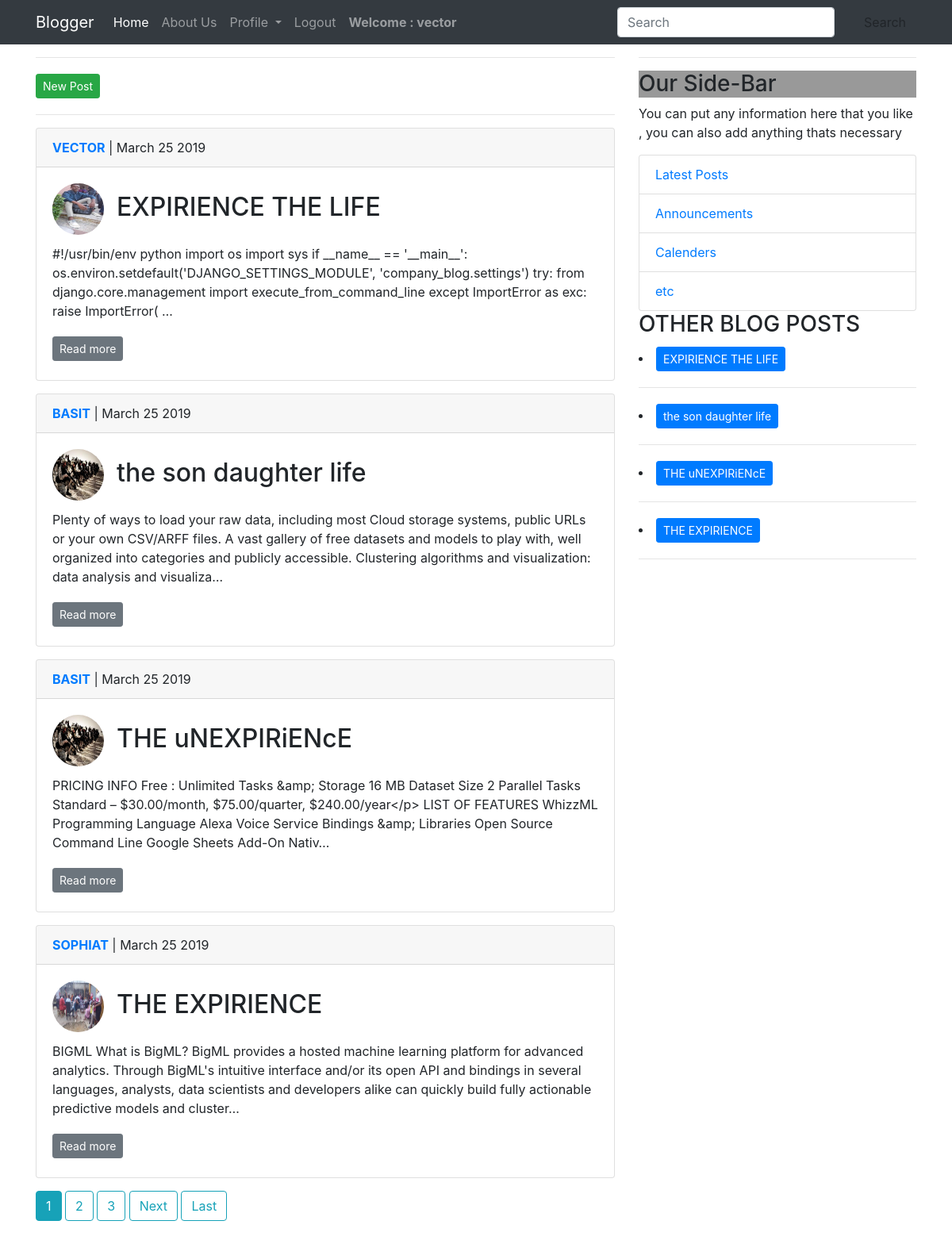
The app's page / (signed in) with its own data.
### blog/models.py (models this page shows, shortened)
class Post(models.Model):
    author = models.ForeignKey(User,on_delete=models.CASCADE)
    title= models.CharField(max_length=200)
    content = models.TextField()
    date_posted = models.DateTimeField(default=timezone.now)
    last_modified = models.DateTimeField(auto_now=True)

### users/models.py (models this page shows, shortened)
class Profile(models.Model):
    user = models.OneToOneField(User,on_delete=models.CASCADE)
    bio = models.CharField(max_length=200)
    profile_pic = models.ImageField(default='default.jpg', upload_to = 'profile_pics')

### blog/views.py (the view)
# urls.py: path('', views.PostListView.as_view() , name='home'),
class PostListView(ListView):
    context_object_name = 'posts'
    model = Post
    ordering = ['-date_posted']
    paginate_by = 4

### blog/templates/blog/post_list.html (shortened to what this page needs)
{% extends 'base.html' %}
{% block content %}
<hr>
{% if user.is_authenticated %}
  <div>
    <a class="btn btn-success btn-sm mt-1 mb-1" href="{% url 'blog:post_new' %}" style='text_align':center; >New Post</a>
  </div>
{% endif %}
<hr>
  {% for post in posts %}
    <div class="card w-80 mb-3">
      <div class="card-header"><p class="card-text"><span style="color:blue;"><strong><a href="{% url 'blog:user_posts' post.author.username %}">{{post.author|upper}}</a></strong></span> | {{post.date_posted|date:"F d Y"}}</p></div>
      <div class="card-body">
        <h2 class="card-title"><span><img class="rounded-circle article-img" src="{{ post.author.profile.profile_pic.url }}"></span>{{post.title}}</h2>
        <p class="card-text">{{post.content|truncatechars:300}}</p>
        <a href="{% url 'blog:post_detail' pk=post.pk%}" class="btn btn-secondary btn-sm mt-1 mb-1">Read more</a>
      </div>
    </div>
  {% endfor %}
  {% if is_paginated %}
    {% for num in page_obj.paginator.page_range %}
      {% if page_obj.number == num %}
        <a class="btn btn-info mb-4" href="?page={{ num }}">{{ num }}</a>
      {% elif num > page_obj.number|add:'-3' and num < page_obj.number|add:'3' %}
        <a class="btn btn-outline-info mb-4" href="?page={{ num }}">{{ num }}</a>
      {% endif %}
    {% endfor %}
    {% if page_obj.has_next %}
      <a class="btn btn-outline-info mb-4" href="?page={{ page_obj.next_page_number }}">Next</a>
      <a class="btn btn-outline-info mb-4" href="?page={{ page_obj.paginator.num_pages }}">Last</a>
    {% endif %}
  {% endif %}
{% endblock %}
{% block links %}
<div class="col-md-4 ">
  <hr>
  <h3 style='background-color : #999;'>Our Side-Bar</h3>
  <p>You can put any information here that you like , you can also add anything thats necessary</p>
  <div class="list-group">
    <a href="#" class="list-group-item">Latest Posts</a>
    <a href="#" class="list-group-item">Announcements</a>
    <a href="#" class="list-group-item">Calenders</a>
    <a href="#" class="list-group-item">etc</a>
  </div>
  <h3>OTHER BLOG POSTS</h3>
  {% for post in posts %}
        <li><a href="{% url 'blog:post_detail' pk=post.pk%}" class="btn btn-primary btn-sm mt-1 mb-1">{{post.title}}</a></li>
        <hr>
  {% endfor %}
</div>
{% endblock links%}

### blog/templates/base.html (shortened to what this page needs)
<!DOCTYPE html>
{% load staticfiles %}
<html lang="en" dir="ltr">
  <head>
    <link rel="stylesheet" href="{%static 'css/main.css' %}">
    <link rel="stylesheet" href="{%static 'css/bootstrap/bootstrap.min.css' %}">
  </head>
  <body>
    <nav class="navbar navbar-expand-lg navbar-dark bg-dark">
      <div class="container">
      <a class="navbar-brand" href="{% url 'blog:home'%}">Blogger</a>
      <div class="collapse navbar-collapse" id="basicExampleNav">
        <ul class="navbar-nav mr-auto">
          <li class="nav-item active">
            <a class="nav-link" href="#">Home
            </a>
          </li>
          <li class="nav-item">
            <a class="nav-link" href="{% url 'blog:about'%}">About Us</a>
          </li>
          {% if request.user.is_authenticated %}
          <li class="nav-item dropdown">
            <a class="nav-link dropdown-toggle" href="http://example.com" id="navbarDropdownMenuLink" data-toggle="dropdown" aria-haspopup="true" aria-expanded="false">
              Profile
            </a>
        </li>
        {% endif %}
        {% if request.user.is_authenticated %}
          <li class="nav-item">
            <a class="nav-link" href="{% url 'account_logout' %}">Logout</a>
          </li>
          <li class="nav-item navbar-nav ">
              <a class="nav-link" href="{% url 'users:profile' %}"><strong>Welcome : {{ user.username }}</strong></a>
          </li>
       {% endif %}
      </ul>
        <div class="">
          <form class="form-inline">
            <div class="md-form my-0">
              <input class="form-control mr-sm-2" type="text" placeholder="Search" aria-label="Search">
            </div>
            <button class="btn btn-outline-white btn-md my-2 my-sm-0 ml-3" type="submit">Search</button>
          </form>
        </div>
    </nav>
    <div class="container">
      <div class="row">
        <div class="col-md-8">
          {% block content %}
          {% endblock %}
        </div>
        {% block links %}
        {% endblock links%}
      </div>
    </div>
  </body>
</html>

### static/css/main.css (style rules this page uses)
body { background: #fafafa; color: #333333; }
h1, h2, h3, h4, h5, h6 { color: #444444; }
ul { margin: 0; }
.article-img { height: 65px; width: 65px; margin-right: 16px; }

### records on screen
Post: author "VECTOR", date_posted "March 25 2019", author.profile.profile_pic (picture), title "EXPIRIENCE THE LIFE", content "#!/usr/bin/env python import os import sys if __name__ == '__main__': os.environ.setdefault('DJANGO_SETTINGS_MODULE', 'company_blog.settings') try: from django.core.management import execute_from_command_line except ImportError as exc: raise ImportError( …"
Post: author "BASIT", date_posted "March 25 2019", author.profile.profile_pic (picture), title "the son daughter life", content "Plenty of ways to load your raw data, including most Cloud storage systems, public URLs or your own CSV/ARFF files. A vast gallery of free datasets and models to play with, well organized into categories and publicly accessible. Clustering algorithms and visualization: data analysis and visualiza…"
Post: author "BASIT", date_posted "March 25 2019", author.profile.profile_pic (picture), title "THE uNEXPIRiENcE", content "PRICING INFO Free : Unlimited Tasks &amp; Storage 16 MB Dataset Size 2 Parallel Tasks Standard – $30.00/month, $75.00/quarter, $240.00/year</p> LIST OF FEATURES WhizzML Programming Language Alexa Voice Service Bindings &amp; Libraries Open Source Command Line Google Sheets Add-On Nativ…"
Post: author "SOPHIAT", date_posted "March 25 2019", author.profile.profile_pic (picture), title "THE EXPIRIENCE", content "BIGML What is BigML? BigML provides a hosted machine learning platform for advanced analytics. Through BigML's intuitive interface and/or its open API and bindings in several languages, analysts, data scientists and developers alike can quickly build fully actionable predictive models and cluster…"

### other values on screen
{{ user.username }} "vector"
{{ num }} "1"
{{ num }} "2" "3"
